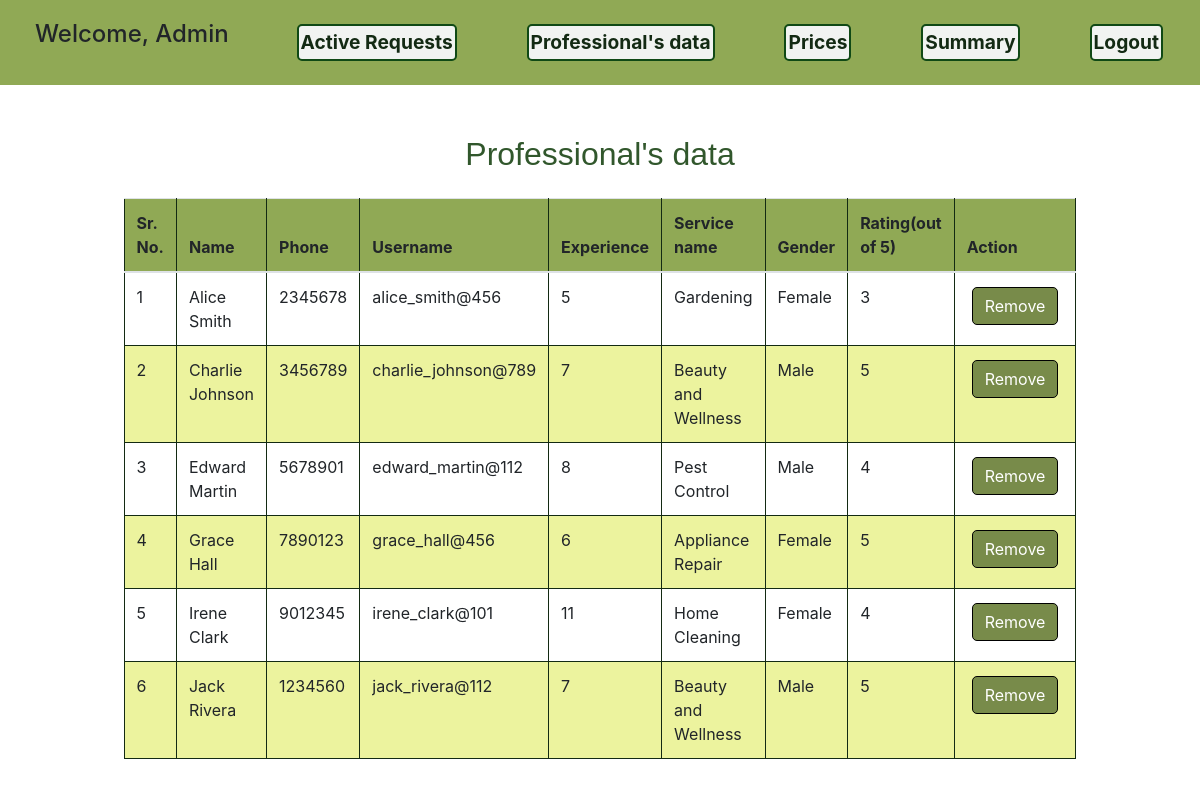
/prof_data, run on the app's committed database.
### tables this page shows
CREATE TABLE professional (
    username TEXT PRIMARY KEY,
    name TEXT NOT NULL,
    gender TEXT,
    address TEXT,
    city TEXT,
    phone INTEGER NOT NULL,
    password TEXT,
    experience INTEGER,
    service_name TEXT NOT NULL
, rating text);

### app.py (the view)
@app.route('/prof_data', methods=['GET'])
def prof_data():
    db = get_db()
    cursor = db.cursor()
    cursor.execute("""
        SELECT name, phone, username, experience, service_name, gender ,rating
        FROM professional
    """)
    professionals = cursor.fetchall()
    db.close()
    return render_template('prof_data.html', professionals=professionals)

### app.py (called while the page is built)
def get_db():
    db = sqlite3.connect(DATABASE)
    return db

### templates/prof_data.html (shortened to what this page needs)
<!DOCTYPE html>
<html lang="en">
<head>
    <link rel="stylesheet" href="https://cdn.jsdelivr.net/npm/bootstrap@4.0.0/dist/css/bootstrap.min.css">
    <link rel="stylesheet" href="/static/style3.css">
</head>
<body>
    <nav >
        <div>
            <nav class="navbar">
                <label><h4> Welcome, Admin</h4></label>
                <a class="nav-list" href="{{ url_for('admin_active_requests') }}">Active Requests</a>
                <a class="nav-list" href="{{ url_for('prof_data')}}">Professional's data</a>
                <a class="nav-list" href="{{ url_for('price') }}">Prices</a>
                <a class="nav-list" href="{{ url_for('admin_summary')}}">Summary</a>
                <a class="nav-list" href="{{ url_for('login_details')}}">Logout</a>
            </nav>
        </div>
    </nav>
    <div>
        <h2>Professional's data</h2>
        <table class="table">
            <thead>
                <tr>
                    <th>Sr. No.</th>
                    <th>Name</th>
                    <th>Phone</th>
                    <th>Username</th>
                    <th>Experience</th>
                    <th>Service name</th>
                    <th>Gender</th>
                    <th>Rating(out of 5)</th>
                    <th>Action</th>
                </tr>
            </thead>
            <tbody>
                {% for req in professionals %}
                    <tr>
                        <td>{{ loop.index }}</td>
                        <td>{{ req[0] }}</td>
                        <td>{{ req[1] }}</td>
                        <td>{{ req[2] }}</td>
                        <td>{{ req[3] }}</td>
                        <td>{{ req[4] }}</td>
                        <td>{{ req[5] }}</td>
                        <td>{{ req[6] }}</td>
                        <td>
                            <form action="{{ url_for('remove_prof', username=req[2]) }}" method="post" style="display:inline;"> <button type="submit" class="btn btn-danger">Remove</button></form>
                        </td>
                    </tr>
                {% endfor %}
            </tbody>
        </table>
    </div>
</body>
</html>

### static/style3.css (style rules this page uses)
.navbar { background-color: #90a955; padding: 20px 35px; }
.nav-list { justify-content: space-between; align-items: center; color: #132a13; font-weight: bolder; font-size: larger; }
a { background-color: #f1f3f1; border-radius: 5px; border: 2px solid rgb(16, 73, 21); color: rgb(36, 102, 19); text-align: center; text-decoration: none; display: inline-block; font-size: 18px; margin: 4px 2px; cursor: pointer; padding: 2px; }
.table { width:75%; border-collapse: collapse ; margin-left: auto; margin-right: auto; margin-top: 25px; }
.table th { background-color: #90a955; }
.table tr:nth-child(even) { background-color: #ecf39e; }
.table td,th { border: 1px solid #132a13; }
.table button { margin: 2px 5px; padding: 6px 12px; border: 1px solid black; border-radius: 5px; background-color: #788b4a; color: white; cursor: pointer; }
h2 { margin-top: 50px; color: #31572c; text-align: center; font-family: 'Arial Black',sans-serif; }

### data on the page
professional: name "Alice Smith", phone "2345678", username "alice_smith@456", experience "5", service_name "Gardening", gender "Female", rating "3"
professional: name "Charlie Johnson", phone "3456789", username "charlie_johnson@789", experience "7", service_name "Beauty and Wellness", gender "Male", rating "5"
professional: name "Edward Martin", phone "5678901", username "edward_martin@112", experience "8", service_name "Pest Control", gender "Male", rating "4"
professional: name "Grace Hall", phone "7890123", username "grace_hall@456", experience "6", service_name "Appliance Repair", gender "Female", rating "5"
professional: name "Irene Clark", phone "9012345", username "irene_clark@101", experience "11", service_name "Home Cleaning", gender "Female", rating "4"
professional: name "Jack Rivera", phone "1234560", username "jack_rivera@112", experience "7", service_name "Beauty and Wellness", gender "Male", rating "5"
